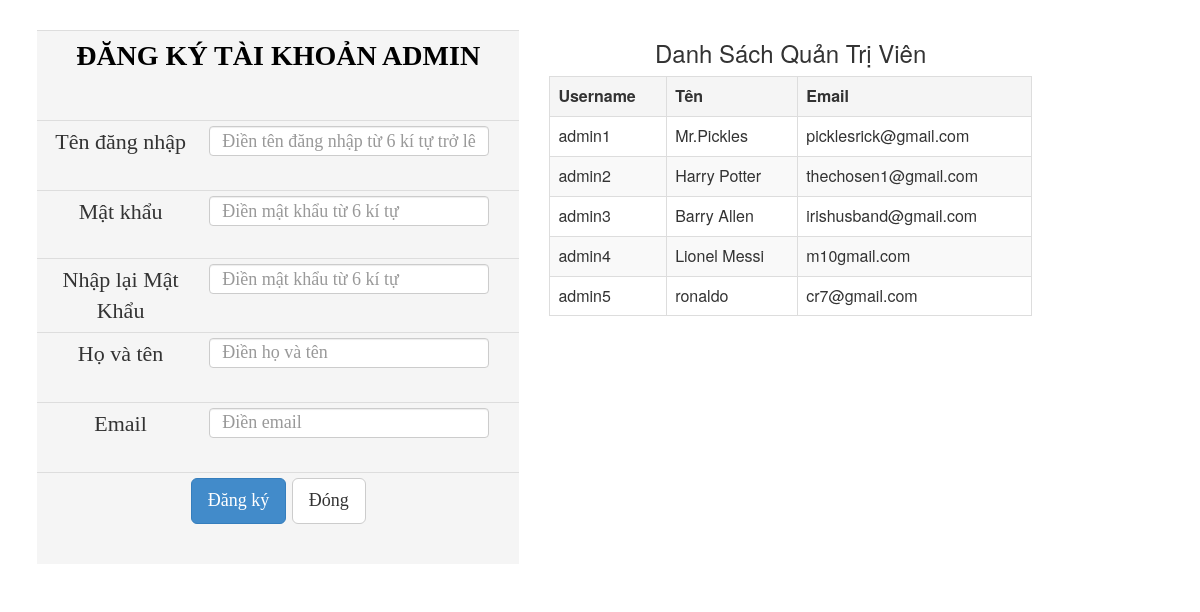
The page /admin/module/them_admin.php on the database its author committed.
### tables this page shows
CREATE TABLE IF NOT EXISTS `user_admin` (
  `username` varchar(32) NOT NULL,
  `password` varchar(32) NOT NULL,
  `name` varchar(50) NOT NULL,
  `email` varchar(100) NOT NULL
);

### admin/module/them_admin.php (the view, shortened to what this page needs)
<link rel="stylesheet" href="../support/css/bootstrap.css">
<?php
include('admin/module/config.php');
			?>
<body>
<div class="row">
<br>
<div style="float:left; margin-left:3%" class="col-md-5">
	<form name="signin" method="post" enctype="multipart/form-data" id = "submit" action="">
		<table class="table table-condensed" style="font-size:22px; font-family:Cambria, 'Hoefler Text', 'Liberation Serif', Times, 'Times New Roman', serif;" border="0" align="center">
			<tr class = "active">
				<th style=" color:black; font-size: 28px;" height="90" colspan="2" scope="col"><div align="center">ĐĂNG KÝ TÀI KHOẢN ADMIN</div></th>
			</tr>
			<tr class = "active">
				<td width="367" height="70"><div align="center">Tên đăng nhập</div></td>
				<td width="363"><input type="text" name="username" value="<?php if(isset($_POST['username'])){ echo $_POST['username'];} ?>" style=" font-size: 18px; width: 280px; height:30px;" class="form-control" placeholder="Điền tên đăng nhập từ 6 kí tự trở lên" required/>
				</td>
			</tr>
			<tr class = "active">
				<td height="68"><div align="center">Mật khẩu</div></td>
				<td><input type="password" name="pass" id = "pass" value="<?php if(isset($_POST['pass'])){ echo $_POST['pass'];} ?>"  style=" font-size: 18px; width: 280px; height:30px;" class="form-control" placeholder="Điền mật khẩu từ 6 kí tự"   required/>
				</td>
			</tr>
			<tr class = "active">
				<td height="68"><div align="center">Nhập lại Mật Khẩu</div></td>
				<td><input type="password" name="check_pass" id = "check_pass"   style=" font-size: 18px; width: 280px; height:30px;" class="form-control" placeholder="Điền mật khẩu từ 6 kí tự"   required/>
				</td>
			</tr>
			<tr class = "active">
				<td width="367" height="70"><div align="center">Họ và tên</div></td>
				<td width="363"><input type="text" name="name" value="<?php if(isset($_POST['name'])){ echo $_POST['name'];} ?>" style=" font-size: 18px; width: 280px; height:30px;" class="form-control" placeholder="Điền họ và tên" required/>
				</td>
			</tr>
			<tr class = "active">
				<td width="367" height="70"><div align="center">Email</div></td>
				<td width="363"><input type="text" name="email" value="<?php if(isset($_POST['email'])){ echo $_POST['email'];} ?>" style=" font-size: 18px; width: 280px; height:30px;" class="form-control" placeholder="Điền email" required/>
				</td>
			</tr>
			<tr class = "active">
				<td height="92" colspan="2"><div align="center">
					<input type="submit" name="signin" value="Đăng ký" class="btn btn-lg btn-primary"/>
					<input  type="button" value="Đóng" onclick="window.open('index.php','_self')" class="btn btn-lg btn-default"/>
				</div></td>
			</tr>
		</table>
	</form>
</div>
<div class="col-md-5">
<h3 align="center">Danh Sách Quản Trị Viên</h3>
<table class="table table-striped table-bordered" >
	<tr class="active">
    	<th width=""><b>Username</b></th>
		<th width=""><b>Tên</b></th>
		<th width=""><b>Email</b></th>
	</tr>
	<?php
	$sql1 = "select * from `user_admin`";
	$result1 = mysqli_query($link,$sql1);
	while($row1=mysqli_fetch_assoc($result1)){
		?>
		<tr valign="top" >
        	<td ><?=$row1["username"] ?></td>
			<td ><?=$row1["name"] ?></td>
			<td ><?=$row1["email"] ?></td>
		</tr>
		<?php
	}
	?>
</table>
</div>
</div>
</body>

### rows shown on the page
user_admin: username "admin1", name "Mr.Pickles", email "picklesrick@gmail.com"
user_admin: username "admin2", name "Harry Potter", email "thechosen1@gmail.com"
user_admin: username "admin3", name "Barry Allen", email "irishusband@gmail.com"
user_admin: username "admin4", name "Lionel Messi", email "m10gmail.com"
user_admin: username "admin5", name "ronaldo", email "cr7@gmail.com"
